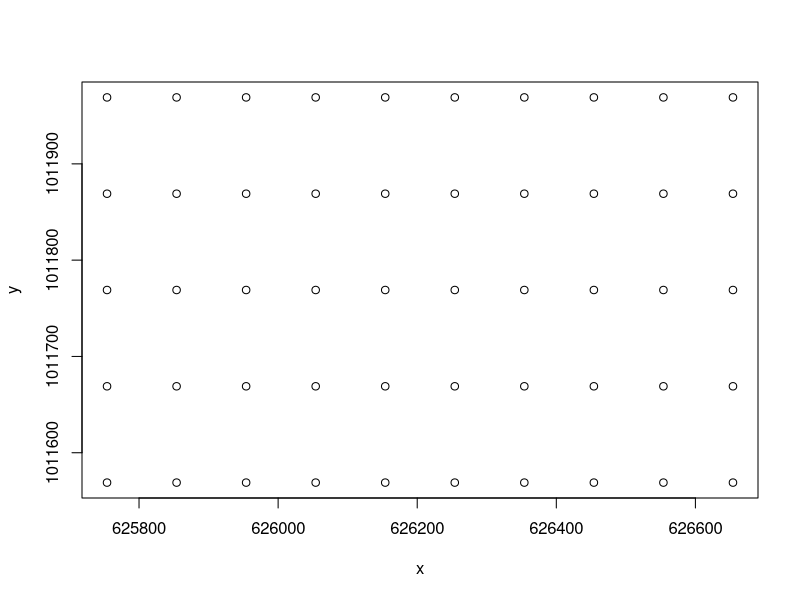
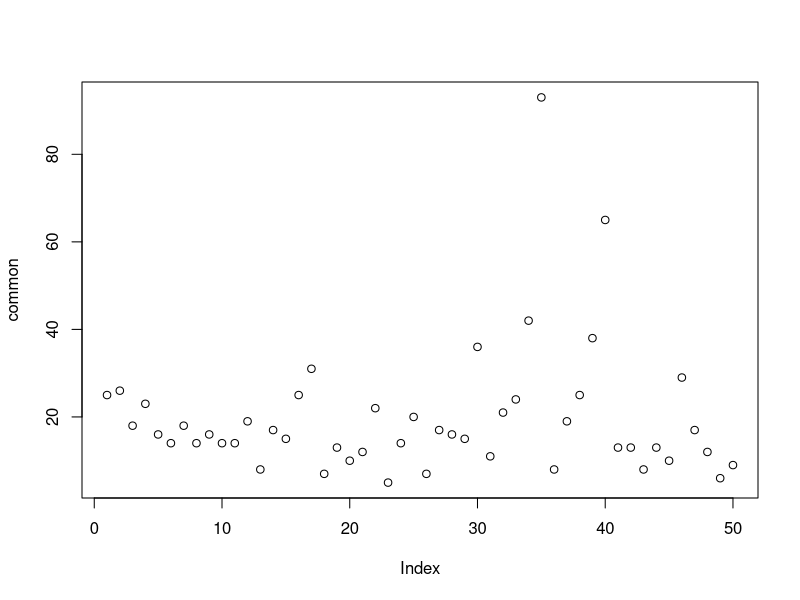
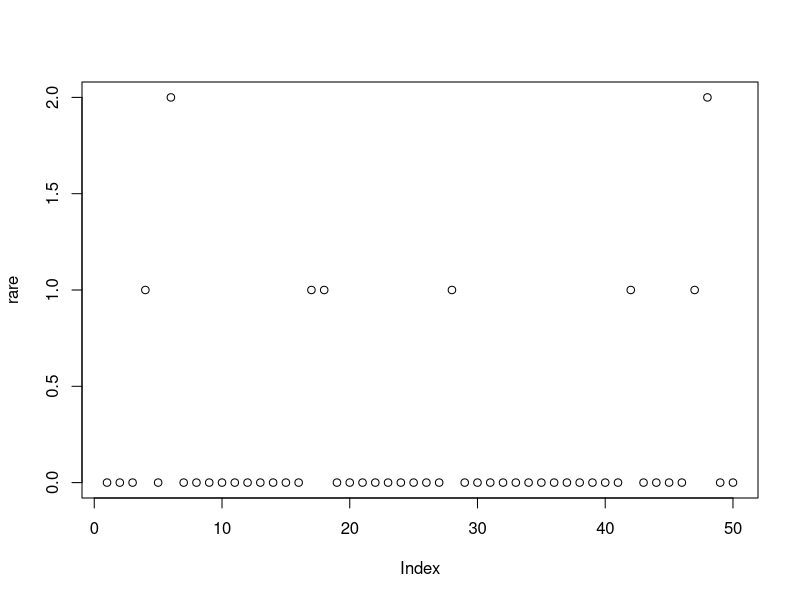
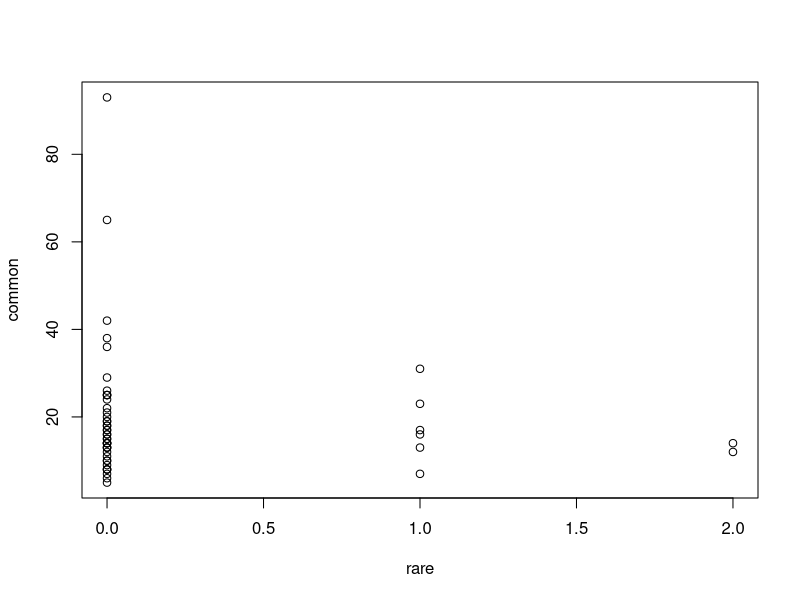
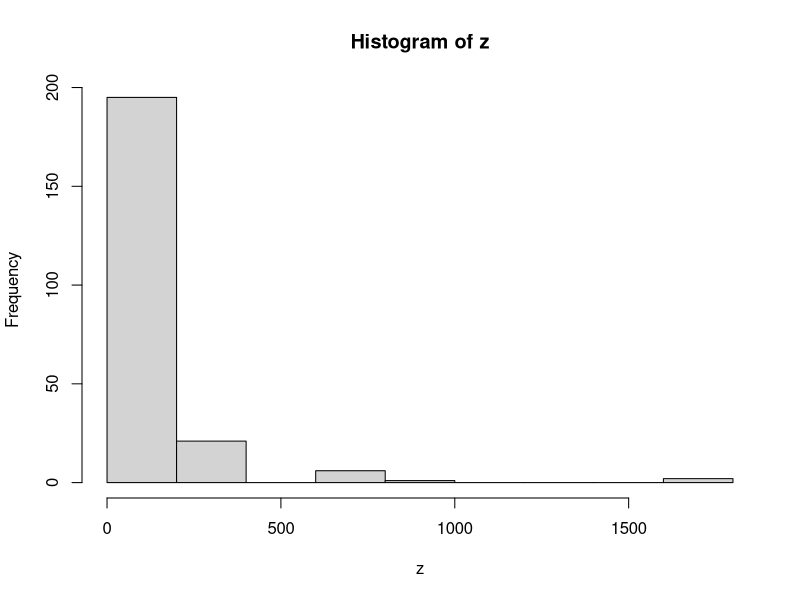
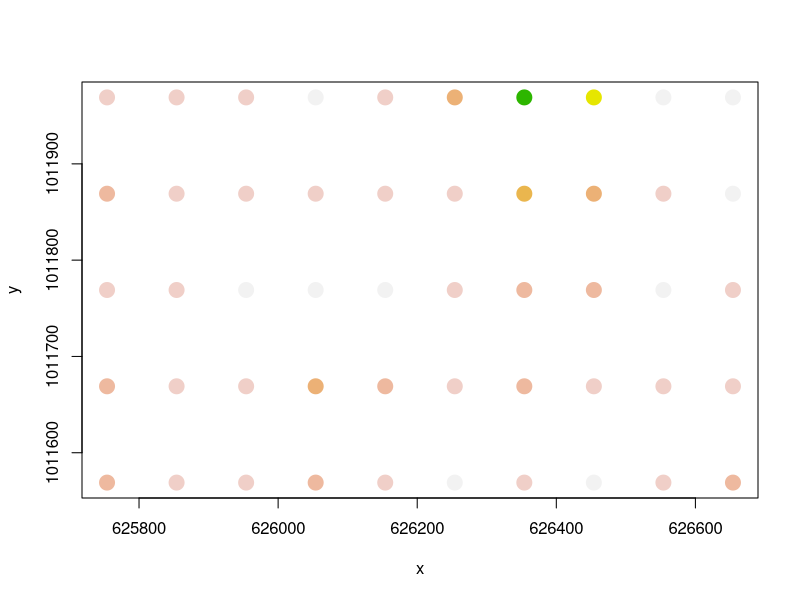
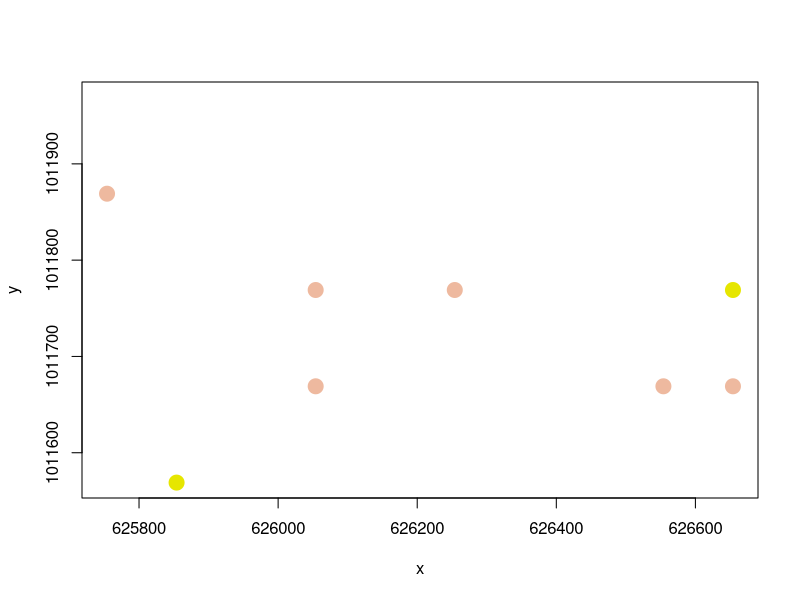
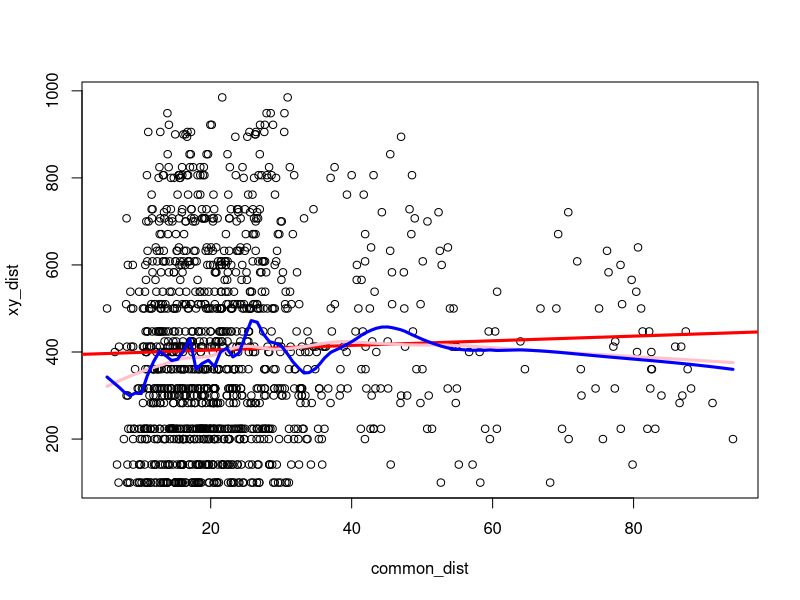

Write R code to recreate these figures, in order. (Note: this script raises an error after producing the figures.)
#Assignement 5: Spatial Modeling
#Jeff Good
#2/11/2020

library(vegan)
library(nlme)
data("BCI")
BCI_xy = data.frame(x = rep(seq(625754, 626654, by=100), each=5), 
                    y = rep(seq(1011569,  1011969, by=100), len=50))

#1. Evidence of spatial dependence:

plot(BCI_xy) 
head(BCI)
summary(BCI)
#BCI is abundance of species
#BCI_xy is cooridnates
#Common: coloumn 11: Alseis
#Rare: coloumn 225: Zuelania 
#Common and rare determined by approximate and relative presence by site
common <- BCI[,11]
rare <- BCI[,225]
plot(common)
plot(rare)
plot(common~rare)#need to integrate the coordiantes with the abundance
?colSums()
z <- colSums(BCI, na.rm = FALSE, dims = 1)
hist(z)# super skewed

col_brks = hist(common, plot = F)$breaks
col_indices = as.numeric(cut(common, col_brks))
cols = rev(terrain.colors(length(col_brks)))
plot(BCI_xy, cex=2, pch=19, col = cols[col_indices])

col_brks = hist(rare, plot = F)$breaks
col_indices = as.numeric(cut(rare, col_brks))
cols = rev(terrain.colors(length(col_brks)))
plot(BCI_xy, cex=2, pch=19, col = cols[col_indices])
#?? - Function example to do this for both rare and Common?)

common_dist <- dist(BCI[ ,common])
rare_dist <- dist(BCI[ , rare])
xy_dist <- dist(BCI_xy)
max_dist <- max(xy_dist) / 2

plot(xy_dist ~ common_dist)
abline(lm(xy_dist ~ common_dist), lwd=3, col='red')
lines(lowess(xy_dist ~ common_dist), lwd=3, col='pink')
lines(lowess(xy_dist ~ common_dist, f=0.1), lwd=3, col='blue')
abline(v = max_dist, col='red', lwd=3, lty=2)
#?? sometimes the line (abline = vmax) doesnt show up

plot(xy_dist ~ rare_dist)
abline(lm(xy_dist ~ rare_dist), lwd=3, col='red')
lines(lowess(xy_dist ~ rare_dist), lwd=3, col='pink')
lines(lowess(xy_dist ~ rare_dist, f=0.1), lwd=3, col='blue')
abline(v = max_dist, col='red', lwd=3, lty=2)

mantel(xy_dist, common_dist)
#The common species, Alseis sp., has a slight positive correlation 
#with abundance and spatial distance whereas the rare species, Zuelania, 
#exhibited a slightly negative correlation.


#2. 
#Drypetes standleyi
#Model 1. ds against single species predictor value
#Model 2. ds against all species
sp_ids = c("Cordia.lasiocalyx", "Hirtella.triandra",
           "Picramnia.latifolia", "Quassia.amara",
           "Tabernaemontana.arborea", "Trattinnickia.aspera", 
           "Xylopia.macrantha")
df <- data.frame(BCI, BCI_xy)
single <- as.formula(paste("Drypetes.standleyi ~ ",
                           paste(sp_ids[1], collapse= "+")))
all <- as.formula(paste("Drypetes.standleyi ~ ",
                         paste(sp_ids, collapse= "+")))
model1 <- gls(single, data=df)
model2 <- gls(all, data=df)

plot(Variogram(model1, form = ~ x + y))
plot(Variogram(model1, resType='normalized'))
plot(Variogram(model2, form = ~ x + y))
plot(Variogram(model2, resType = 'normalized'))
summary(model1)
summary(model2)

#exp
model1_exp <- update(model1, corr = corExp(form = ~ x+y))
plot(Variogram(model1_exp, maxDist = max_dist))
plot(Variogram(model1_exp, resType='normalized', maxDist = max_dist))
#normally distributed
model2_exp <- update(model2, corr = corExp(form = ~ x+y))
plot(Variogram(model2_exp, maxDist = max_dist))
plot(Variogram(model2_exp, resType = 'normalized', maxDist = max_dist))
#normally distributed 
summary(model1_exp)
summary(model2_exp)
#? Better models available? Maybe spherical? 

#with nugget
model1_exp_nug <- update(model1_exp, corr = corExp(form = ~ x + y, nugget = T))
plot(Variogram(model1_exp_nug, maxDist = max_dist)) #much better fit
model2_exp_nug <- update(model2_exp, corr = corExp(form = ~ x + y, nugget = T))
plot(Variogram(model2_exp_nug, maxDist = max_dist))# not so good of a fit
plot(Variogram(model2_exp_nug, resType = 'n', maxDist = max_dist))
summary(model1_exp_nug)
summary(model2_exp_nug)

anova(model1, model1_exp, model1_exp_nug)
anova(model2, model2_exp, model2_exp_nug)
#? not working due to forms not being two sided? 

#By including spatial error terms, the single species comparison 
#had a farily large impact on the coefficents of the model as seen
#from the very different outputs between the two graphs respective of 
#their data input.

#ANOVA not working? Why is my 'form' not a two-sided fromula?

#Adding a spatial error term should have influenced the models because
#some of the species actually were seen to be spatially distributed as seen 
#in part one of the assignment.  If these species were included
#in the modeling, their spatial structure would have lowered the error between
#the two models.









